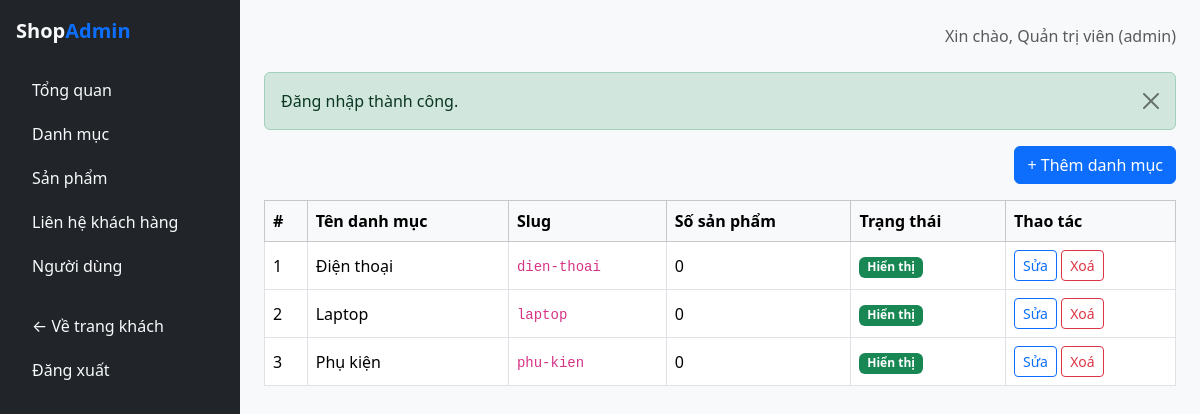
Screenshot of /public/admin/category (signed in) with the database file from the repository.
### tables this page shows
CREATE TABLE IF NOT EXISTS `categories` (
    `id` INT AUTO_INCREMENT PRIMARY KEY,
    `name` VARCHAR(255) NOT NULL,
    `slug` VARCHAR(255) NOT NULL UNIQUE,
    `status` ENUM('active', 'inactive') DEFAULT 'active',
    `created_at` TIMESTAMP DEFAULT CURRENT_TIMESTAMP,
    `updated_at` TIMESTAMP DEFAULT CURRENT_TIMESTAMP ON UPDATE CURRENT_TIMESTAMP
);

### app/core/Auth.php (called while the page is built, shortened)
<?php
class Auth
{
    public static function check(): bool
    {
        return isset($_SESSION['user']);
    }
    public static function user(): ?array
    {
        return $_SESSION['user'] ?? null;
    }
    public static function role(): ?string
    {
        return $_SESSION['user']['role'] ?? null;
    }
}

### app/core/Controller.php (called while the page is built, shortened)
<?php
abstract class Controller
{
    protected function view(string $view, array $data = [], string|false $layout = 'main'): void
    {
        $viewFile = __DIR__ . '/../views/' . $view . '.php';
        $layoutFile = __DIR__ . '/../views/layouts/' . $layout . '.php';
        $content = function () use ($viewFile, $data) {
            extract($data);
            require $viewFile;
        };
        require $layoutFile;
    }
}

### app/core/AdminController.php (called while the page is built, shortened)
<?php
abstract class AdminController extends Controller
{
    protected function view(string $view, array $data = [], string|false $layout = 'admin'): void
    {
        parent::view($view, $data, $layout);
    }
}

### app/controllers/admin/AdminCategoryController.php (called while the page is built, shortened)
<?php
class AdminCategoryController extends AdminController
{
    public function index(): void
    {
        $sql = "SELECT c.*, COUNT(p.id) AS product_count
                FROM categories c
                LEFT JOIN products p ON p.category_id = c.id
                GROUP BY c.id
                ORDER BY c.name ASC";
        $categories = Database::getInstance()->query($sql)->fetchAll();
        $this->view('admin/category/index', ['pageTitle' => 'Quản lý danh mục', 'categories' => $categories]);
    }
}

### app/core/helpers.php (called while the page is built, shortened)
<?php
function e(?string $value): string
{
    return htmlspecialchars((string) $value, ENT_QUOTES, 'UTF-8');
}
function base_url(string $path = ''): string
{
    $cleanPath = ltrim($path, '/');
    return rtrim(BASE_URL, '/') . ($cleanPath !== '' ? '/' . $cleanPath : '');
}
function asset(string $path): string
{
    return base_url('assets/' . ltrim($path, '/'));
}
function flash(string $key, ?string $message = null, string $type = 'success'): ?array
{
    if (!empty($_SESSION['flash'][$key])) {
        $data = $_SESSION['flash'][$key];
        return $data;
    }
    return null;
}

### app/core/Database.php (called while the page is built)
<?php
class Database
{
    private static ?PDO $instance = null;
    public static function getInstance(): PDO
    {
        if (self::$instance === null) {
            $dsn = "mysql:host=" . DB_HOST . ";port=" . DB_PORT . ";dbname=" . DB_NAME . ";charset=utf8mb4";
            $options = [
                PDO::ATTR_ERRMODE => PDO::ERRMODE_EXCEPTION,
                PDO::ATTR_DEFAULT_FETCH_MODE => PDO::FETCH_ASSOC,
                PDO::ATTR_EMULATE_PREPARES => false,
            ];
            try {
                self::$instance = new PDO($dsn, DB_USER, DB_PASS, $options);
            } catch (PDOException $e) {
                die("Kết nối CSDL thất bại: " . $e->getMessage());
            }
        }
        return self::$instance;
    }
}

### app/views/admin/category/index.php (the view, shortened to what this page needs)
<div class="d-flex justify-content-end mb-3">
    <a href="<?= e(base_url('admin/category/add')) ?>" class="btn btn-primary">+ Thêm danh mục</a>
</div>
<div class="table-responsive">
    <table class="table table-bordered bg-white align-middle">
        <thead class="table-light">
            <tr>
                <th>#</th><th>Tên danh mục</th><th>Slug</th><th>Số sản phẩm</th><th>Trạng thái</th>
                <th style="width: 170px;">Thao tác</th>
            </tr>
        </thead>
        <tbody>
            <?php foreach ($categories as $c): ?>
            <tr>
                <td><?= (int) $c['id'] ?></td>
                <td><?= e($c['name']) ?></td>
                <td><code><?= e($c['slug']) ?></code></td>
                <td><?= (int) $c['product_count'] ?></td>
                <td>
                    <?php if ($c['status'] === 'active'): ?>
                        <span class="badge bg-success">Hiển thị</span>
                    <?php else: ?>
                        <span class="badge bg-secondary">Đang ẩn</span>
                    <?php endif; ?>
                </td>
                <td>
                    <a href="<?= e(base_url('admin/category/edit/' . $c['id'])) ?>" class="btn btn-sm btn-outline-primary">Sửa</a>
                    <form method="POST" action="<?= e(base_url('admin/category/delete')) ?>" class="d-inline" onsubmit="return confirm('Xoá danh mục này?');">
                        <button class="btn btn-sm btn-outline-danger" <?= $c['product_count'] > 0 ? 'disabled title="Còn sản phẩm, không thể xoá"' : '' ?>>
                            Xoá
                        </button>
                    </form>
                </td>
            </tr>
            <?php endforeach; ?>
        </tbody>
    </table>
</div>

### public/index.php (shortened to what this page needs)
<?php
require_once __DIR__ . '/../app/core/helpers.php';
require_once __DIR__ . '/../app/core/Database.php';
require_once __DIR__ . '/../app/core/Controller.php';
require_once __DIR__ . '/../app/core/AdminController.php';
require_once __DIR__ . '/../app/core/Auth.php';
require_once __DIR__ . '/../app/controllers/admin/AdminCategoryController.php';
$url = $_GET['url'] ?? '';
$url = trim($url, '/');
$parts = $url === '' ? [] : explode('/', $url);
if ($parts[0] === 'admin') {
    $resource = $parts[1] ?? 'dashboard';
    $action = $parts[2] ?? 'index';
    $param = $parts[3] ?? null;
    $ctrl = match ($resource) {
        'auth' => new AdminAuthController(),
        'dashboard' => new AdminDashboardController(),
        'user' => new AdminUserController(),
        'category' => new AdminCategoryController(),
        'product' => new AdminProductController(),
        'productImage' => new AdminProductImageController(),
        'contact' => new AdminContactController(),
        default => null
    };
    if ($ctrl && method_exists($ctrl, $action)) {
        if ($param !== null) {
            $ctrl->$action($param);
        } else {
            $ctrl->$action();
        }
    } else {
        http_response_code(404);
        require __DIR__ . '/../app/views/errors/404.php';
    }
    exit;
}

### app/views/layouts/admin.php (shortened to what this page needs)
<!DOCTYPE html>
<html lang="vi">
<head>
    <link href="https://cdn.jsdelivr.net/npm/bootstrap@5/dist/css/bootstrap.min.css" rel="stylesheet">
    <link href="<?= e(asset('css/style.css')) ?>" rel="stylesheet">
</head>
<body>
<div class="d-flex">
    <nav class="bg-dark text-light p-3" style="width: 240px; min-height: 100vh;">
        <a href="<?= e(base_url('admin/dashboard')) ?>" class="d-block text-light text-decoration-none fw-bold fs-5 mb-4">
            Shop<span class="text-primary">Admin</span>
        </a>
        <ul class="nav nav-pills flex-column gap-1">
            <li class="nav-item">
                <a class="nav-link text-light" href="<?= e(base_url('admin/dashboard')) ?>">Tổng quan</a>
            </li>
            <li class="nav-item">
                <a class="nav-link text-light" href="<?= e(base_url('admin/category')) ?>">Danh mục</a>
            </li>
            <li class="nav-item">
                <a class="nav-link text-light" href="<?= e(base_url('admin/product')) ?>">Sản phẩm</a>
            </li>
            <li class="nav-item">
                <a class="nav-link text-light" href="<?= e(base_url('admin/contact')) ?>">Liên hệ khách hàng</a>
            </li>
            <?php if (Auth::role() === 'admin'): ?>
                <li class="nav-item">
                    <a class="nav-link text-light" href="<?= e(base_url('admin/user')) ?>">Người dùng</a>
                </li>
            <?php endif; ?>
            <li class="nav-item mt-3">
                <a class="nav-link text-light" href="<?= e(base_url('')) ?>">&larr; Về trang khách</a>
            </li>
            <li class="nav-item">
                <a class="nav-link text-light" href="<?= e(base_url('admin/auth/logout')) ?>">Đăng xuất</a>
            </li>
        </ul>
    </nav>
    <div class="flex-grow-1 p-4">
        <div class="d-flex justify-content-between align-items-center mb-4">
            <span class="text-muted">
                Xin chào, <?= e(Auth::user()['full_name'] ?? '') ?> (<?= e(Auth::role() ?? '') ?>)
            </span>
        </div>
        <?php if ($f = flash('success')): ?>
            <div class="alert alert-success alert-dismissible fade show" role="alert">
                <?= $f['message'] ?>
                <button type="button" class="btn-close" data-bs-dismiss="alert"></button>
            </div>
        <?php endif; ?>
        <?php $content(); ?>
    </div>
</div>
</body>
</html>

### public/assets/css/style.css (style rules this page uses)
body { background-color: #f8f9fa; }

### rows the page displays
categories: id "1", name "Điện thoại", slug "dien-thoai", product_count "0", status "Hiển thị"
categories: id "2", name "Laptop", slug "laptop", product_count "0", status "Hiển thị"
categories: id "3", name "Phụ kiện", slug "phu-kien", product_count "0", status "Hiển thị"

### other values shown
Auth::user()['full_name'] "Quản trị viên"
Auth::role() "admin"
$f['message'] "Đăng nhập thành công."
